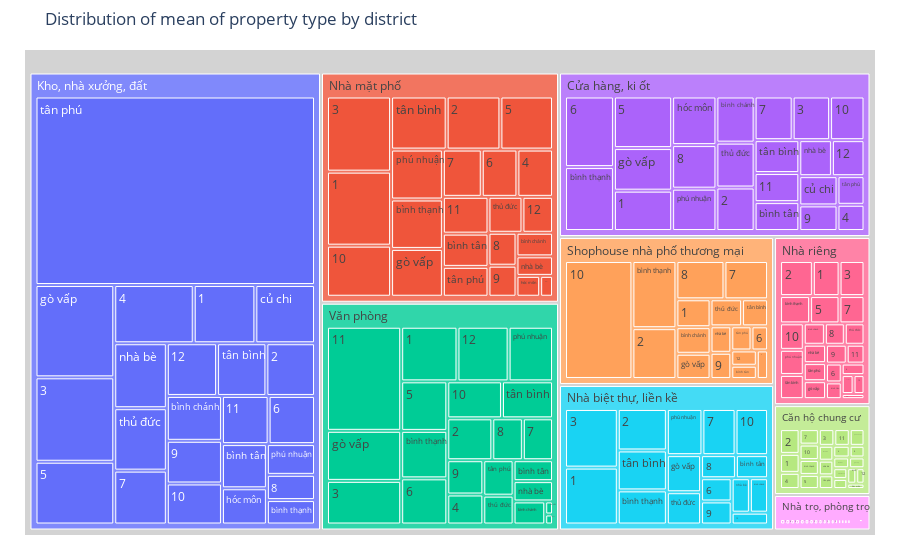

This figure's notebook cell:
### Code cell
tree_map_test_data = data.groupby(['District', 'Rent type'])['Price'].agg(mean='mean').reset_index()

fig = px.treemap(
    data_frame= tree_map_test_data,
    path=['Rent type', 'District'], values='mean', branchvalues='total',
    hover_data=None,
    hover_name=None,
    title="Distribution of mean cost of property type by district")
fig.update_traces(root_color="lightgrey")
fig.update_layout(margin = dict(t=50, l=25, r=25, b=25))
fig.show()

### Figure 1 — Plotly figure (JSON) as saved in the notebook; plotly's stock layout.template omitted (floating-point values rounded to 4 significant figures; data arrays with more than 128 entries replaced by an {"elided": "..."} marker saying what was removed)
{"data": [{"branchvalues": "total", "domain": {"x": [0, 1], "y": [0, 1]}, "hovertemplate": "labels=%{label}<br>mean=%{value}<br>parent=%{parent}<br>id=%{id}<extra></extra>", "ids": {"elided": "205 str values"}, "labels": {"elided": "205 str values"}, "name": "", "parents": {"elided": "205 str values"}, "root": {"color": "lightgrey"}, "type": "treemap", "values": {"elided": "205 float values"}}], "layout": {"legend": {"tracegroupgap": 0}, "margin": {"b": 25, "l": 25, "r": 25, "t": 50}, "title": {"text": "Distribution of mean of property type by district"}}}
